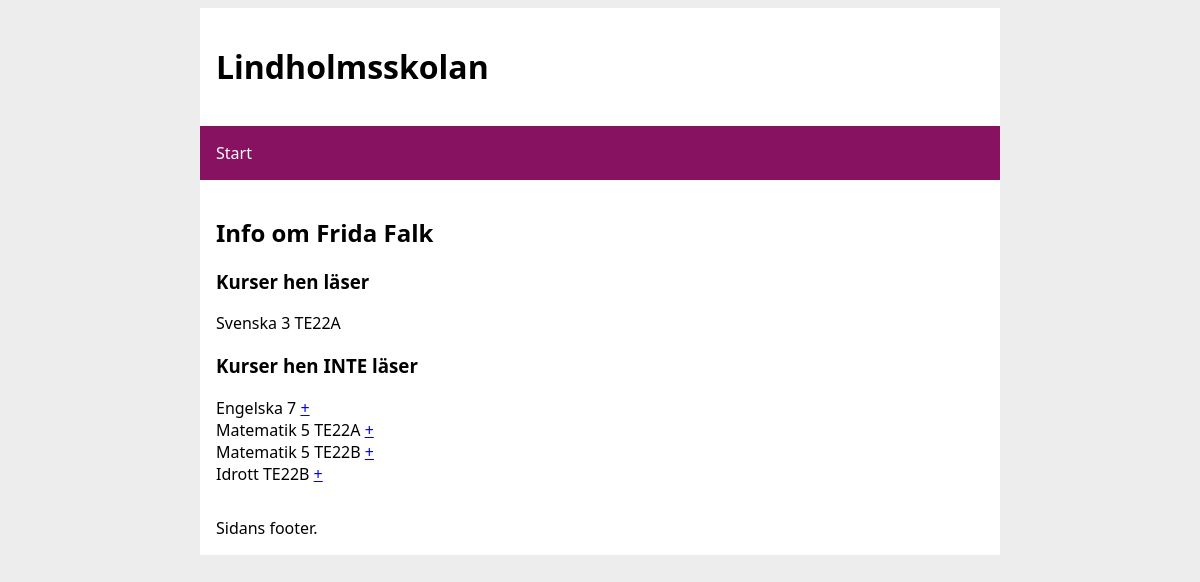
The app's page /public_html/projekt-3/student.php?id=6 with its own data.
### tables this page shows
CREATE TABLE Students (StudentId INTEGER PRIMARY KEY AUTOINCREMENT, FirstName TEXT NOT NULL, LastName TEXT NOT NULL, BirthYear INTEGER NOT NULL);

CREATE TABLE Classes (ClassId INTEGER PRIMARY KEY AUTOINCREMENT, Name TEXT NOT NULL, TeacherId INTEGER REFERENCES Teachers (TeacherId));

### public_html/projekt-3/student.php (the view, shortened to what this page needs)
<?php
require_once("../../projekt-3-app.php");
$studentInfoStmt = $pdo->prepare("SELECT * FROM Students WHERE StudentId = :StudentId");
$studentInfoStmt->execute(["StudentId" => $_GET['id']]);
$studentInfoResult = $studentInfoStmt->fetch();
$allClassesStmt = $pdo->prepare('SELECT * FROM Classes');
$allClassesStmt->execute();
$allClassesResult = $allClassesStmt->fetchAll(PDO::FETCH_ASSOC);
$studentsClassesStmt = $pdo->prepare("SELECT ClassId FROM StudentsClassesView WHERE StudentId = :StudentId");
$studentsClassesStmt->execute(["StudentId" => $_GET['id']]);
$studentsClassesResult = $studentsClassesStmt->fetchAll(PDO::FETCH_COLUMN);
require($includeDir . "/header.php");
?>
<main>
    <?php if ($studentInfoResult == false): ?>
        Studenten hittades inte
    <?php else: ?>
        <h2>Info om <?= $studentInfoResult['FirstName'] . " " . $studentInfoResult['LastName'] ?></h2>
        <h3>Kurser hen läser</h3>
        <div>
            <?php
            foreach ($allClassesResult as $key => $value) {
                if (in_array($value['ClassId'], $studentsClassesResult)): ?>
                    <?= $value['Name'] ?><br>
                    <?php
                endif;
            }
            ?>
        </div>
        <h3>Kurser hen INTE läser</h3>
        <?php
        foreach ($allClassesResult as $key => $value) {
            if (!in_array($value['ClassId'], $studentsClassesResult)): ?>
                <?= $value['Name'] ?> <a href="student/add-student-class.php?class=<?= $value['ClassId'] ?>&student=<?= $studentInfoResult['StudentId'] ?>">+</a> <br><?php
            endif;
        }
        ?>
    <?php endif; ?>
</main>
<?php require($includeDir . "/footer.php"); ?>

### public_html/projekt-3/style.css (style rules this page uses)
* { box-sizing: border-box; }
:root { --site-width: 50rem; }
body { background-color: rgb(237, 237, 237); font-family: system-ui, -apple-system, BlinkMacSystemFont, 'Segoe UI', Roboto, Oxygen, Ubuntu, Cantarell, 'Open Sans', 'Helvetica Neue', sans-serif; }
header, main, footer { max-width: var(--site-width); margin: auto; background-color: white; padding: 1rem; }

### records on screen
students: FirstName "Frida", LastName "Falk"
classes: Name "Svenska 3 TE22A"
classes: Name "Engelska 7"
classes: Name "Matematik 5 TE22A"
classes: Name "Matematik 5 TE22B"
classes: Name "Idrott TE22B"
